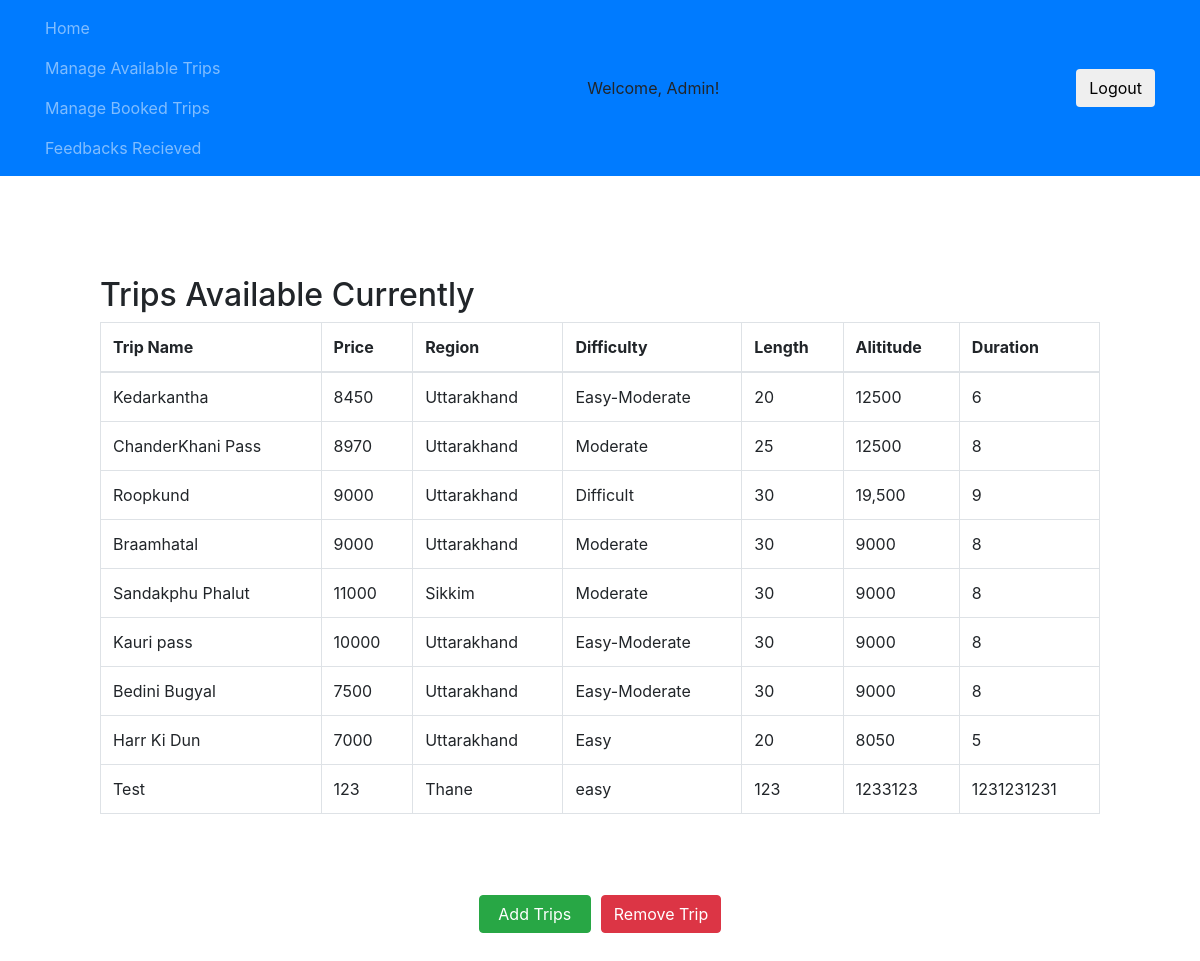
/admin_trips.php (signed in), run on the app's committed database.
### tables this page shows
CREATE TABLE `trips` (
  `id` int(11) NOT NULL,
  `title` varchar(255) NOT NULL,
  `img` varchar(255) NOT NULL,
  `price` varchar(255) NOT NULL,
  `region` varchar(255) NOT NULL,
  `difficulty` varchar(255) NOT NULL,
  `length` varchar(255) NOT NULL,
  `altitude` varchar(255) NOT NULL,
  `duration` varchar(255) NOT NULL,
  `members` mediumtext NOT NULL
);

### admin_trips.php (the view, shortened to what this page needs)
<?php
require_once 'util/conn.php';
$sql5 = "SELECT * FROM trips";
$res5 = $con -> query($sql5);
?>
<!DOCTYPE html>
<html lang="en">
  <head>
		<link rel="stylesheet" href="https://maxcdn.bootstrapcdn.com/bootstrap/4.0.0-alpha.2/css/bootstrap.min.css">
		<link rel="stylesheet" href="css/custom.css">
  </head>
  <body id="home" data-spy="scroll" data-target=".navbar" data-offset="100">
		<nav class="navbar navbar-dark bg-primary navbar-fixed-top">
			<div class="container">
				<ul class="nav navbar-nav">
                <li class="nav-item">
						<a class="nav-link" href="admin.php">Home <span class="sr-only">(current)</span></a>
					</li>
					<li class="nav-item">
						<a class="nav-link" href="admin_trips.php">Manage Available Trips<span class="sr-only">(current)</span></a>
                    </li>
                    <li class="nav-item">
						<a class="nav-link" href="admin_booked.php">Manage Booked Trips <span class="sr-only">(current)</span></a>
                    </li>
                    <li class="nav-item">
						<a class="nav-link" href="admin_feedback.php">Feedbacks Recieved <span class="sr-only">(current)</span></a>
					</li>
				</ul>
        <?php if(isset($_SESSION["id"])){ ?>
          <div class="pull-sm-right" style="margin-left: 10px"> Welcome, <?php echo $_SESSION["username"] ?>! </div>
          <a href="util/logout.php"><button type="button" class="btn btn-success-outline btn-md pull-sm-right" >Logout</button></a>
        <?php
        }else{
          echo '
				<button type="button" class="btn btn-success-outline btn-md pull-sm-right" style="margin-left: 10px" data-toggle="modal" data-target="#login">Log in</button>
        <button type="button" class="btn btn-success-outline btn-md pull-sm-right" data-toggle="modal" data-target="#register">Sign up</button>';
        }
        ?>
			</div>
		</nav>
    <div style="padding-top:100px;padding-left:100px; padding-right:100px;padding-bottom:20px;">
        <h2>Trips Available Currently</h2>
        <table class="table table-bordered table-hover">
          <thead>
            <tr>
              <th>Trip Name</th>
              <th>Price</th>
              <th>Region</th>
              <th>Difficulty</th>
              <th>Length</th>
              <th>Alititude</th>
              <th>Duration</th>
            </tr>
          </thead>
          <tbody>
              <?php while($row5 = $res5 -> fetch_assoc()){ ?>
            <tr>
              <td><?php
              echo $row5["title"];
              ?>
            </td>
            <td>
            <?php
              echo $row5["price"];
              ?>
            </td>
            <td>
              <?php
              echo $row5["region"];
              ?>
            </td>
              <td>
            <?php
              echo $row5["difficulty"];
              ?>
            </td>
              <td><?php
              echo $row5["length"];
              ?>
            </td>
            <td>
            <?php
              echo $row5["altitude"];
              ?>
            </td>
              <td><?php
              echo $row5["duration"];
              ?>
            </td>
            </tr>
            <?php } ?>
          </tbody>
        </table>
    </div>
    <div id="manage_buttons">
        <button type="button" class="flexboi1 btn btn-large btn-success" data-toggle="modal" data-target="#add">Add Trips</button>
        <button type="button" class="flexboi2 btn btn-large btn-danger" data-toggle="modal" data-target="#remove">Remove Trip</button>
    </div>
  </body>
</html>

### css/custom.css (style rules this page uses)
.btn, .active { transition: .4s; }
#manage_buttons { display: flex; padding: 40px; flex-direction: row; justify-content: center; }
.flexboi1 { flex-basis: 10%; margin: 5px; }
.flexboi2 { flex-basis: 10%; margin: 5px; }

### data on the page
trips: title "Kedarkantha", price "8450", region "Uttarakhand", difficulty "Easy-Moderate", length "20", altitude "12500", duration "6"
trips: title "ChanderKhani Pass", price "8970", region "Uttarakhand", difficulty "Moderate", length "25", altitude "12500", duration "8"
trips: title "Roopkund", price "9000", region "Uttarakhand", difficulty "Difficult", length "30", altitude "19,500", duration "9"
trips: title "Braamhatal", price "9000", region "Uttarakhand", difficulty "Moderate", length "30", altitude "9000", duration "8"
trips: title "Sandakphu Phalut", price "11000", region "Sikkim", difficulty "Moderate", length "30", altitude "9000", duration "8"
trips: title "Kauri pass", price "10000", region "Uttarakhand", difficulty "Easy-Moderate", length "30", altitude "9000", duration "8"
trips: title "Bedini Bugyal", price "7500", region "Uttarakhand", difficulty "Easy-Moderate", length "30", altitude "9000", duration "8"
trips: title "Harr Ki Dun", price "7000", region "Uttarakhand", difficulty "Easy", length "20", altitude "8050", duration "5"
trips: title "Test", price "123", region "Thane", difficulty "easy", length "123", altitude "1233123", duration "1231231231"

### other printed values
$_SESSION["username"] "Admin"
